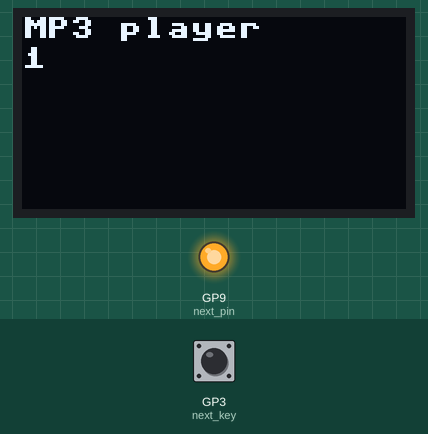
Bench run of a program on a simulated Raspberry Pi Pico running MicroPython. On the bench: 128×64 one-colour display, output pins drawn as LEDs (lit = HIGH). Dashed ring = blinking. The inputs (shaded band) are chosen by the test bench; at power-on: GP3 (next_key) HIGH. Library files of the repository ran but are not shown: ssd1306.py.

Above: at 1.2 s.
1.3 s: GP3 (next_key) pulled LOW for 0.3 s
At 2.0 s:
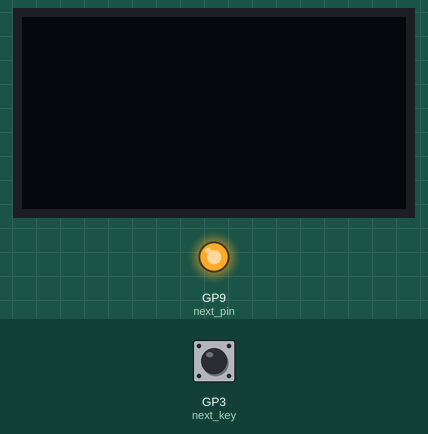
3.6 s: GP3 (next_key) pulled LOW for 1 s
At 4.7 s:
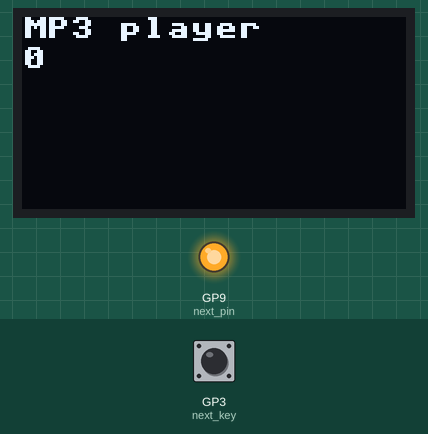
6.3 s: GP3 (next_key) pulled LOW for 3.2 s
At 6.9 s:
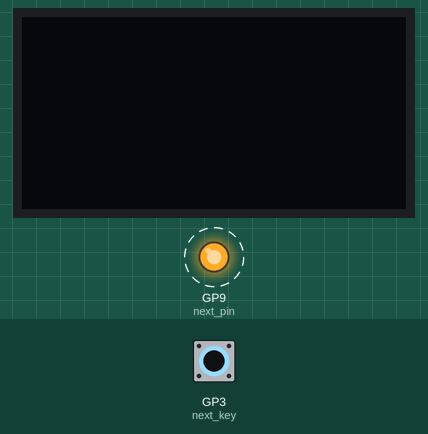
Timing chart, 0 to 10.3 s (numbered marks = the images above; inputs shaded):
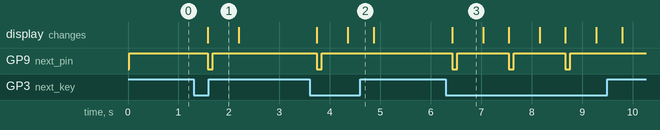

The program:

demo34_mp3_musicplayer_OLED_main.py
```python
from machine import Pin, I2C
from time import sleep
from ssd1306 import SSD1306_I2C
import framebuf


# define width and height
WIDTH = 128
HEIGHT = 64

# define byte array of fire icon in 32x32 pixels
buffer = bytearray(b"\x00\x07\x00\x00\x00\x0f\x80\x00\x00\x0f\x80\x00\x00\x0f\xe0\x00\x00\x0f\xf0\x00\x00\x0f\xf8\x00\x00\x0e|\xc0\x00\x0e<`\x00\x1e<`\x00>>`\x00~\x1ep\x00\xfc\x1e\xf0\x01\xfc\x0e\xf0\x01\xf8\x0e\xf0\x03\xf8\x1f\xf0\x07\xf87\xb0\x07\xf0'0\x0f\xf0o0\x0f\xe0n0\x0fp\xc60\x0fy\x800\x0fq\x00p\x0f8\x00\xf0\x07\x9c\x0c\xf0\x07\x98\x1c\xf0\x03\x009\xf0\x03\xc0q\xe0\x01\xc1\xc3\xc0\x00\xf1\x07\xc0\x00\xfa\x0f\x80\x00|\x0e\x00\x008\x0f\x00"
)

# define frame buffer object in 32x32pixels.
fb = framebuf.FrameBuffer(buffer, 32, 32, framebuf.MONO_HLSB)

# create instance of i2c bus.
bus = I2C(1, scl=Pin(15), sda=Pin(14), freq=2000000)

# create oled object by using SSD1306_I2C
oled = SSD1306_I2C(WIDTH, HEIGHT, bus)

oled.fill(0) # clear screen
oled.show()


next_pin = Pin(9, Pin.OUT) # define next trigger pin
next_pin.value(1)

next_key = Pin(3, Pin.IN, Pin.PULL_UP) # next key


while True:
    oled.text("MP3 player", 0, 0)
    oled.text(str(next_key.value()), 0, 10)
    oled.show()
    sleep(0.5)
    oled.fill(0) # clear screen
    oled.show()
    if next_key.value() == 0:
        next_pin.value(0)
        sleep(0.1)
        next_pin.value(1)
        sleep(0.5)
```

Measured:
- after the input at 1.3 s, GP9 (next_pin): HIGH → LOW after 0.28 s, → HIGH 0.10 s later; the display: changes after 0.28 s (image 1)
- after the input at 3.6 s, GP9 (next_pin): HIGH → LOW after 0.14 s, → HIGH 0.10 s later; the display: first changes after 0.14 s (image 2 shows a later state)
- after the input at 6.3 s, GP9 (next_pin): alternates HIGH for 1.0 s and LOW for 0.10 s, 6 changes in all, then stays HIGH, starting after 0.13 s; the display: changes after 0.13 s (image 3)
- what the display in image 3 shows lasts 0.6 s, from 6.4 s to 7.0 s
